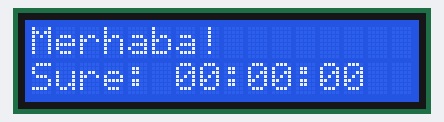
A sketch run on a simulated Arduino Uno, built with avr-gcc and run on an emulated ATmega328P. Shown: 16×2 character LCD.

Above: at 0.1 s.
At 4.1 s:
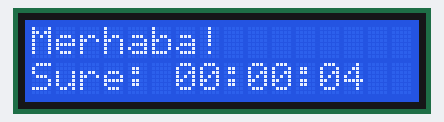
At 9.1 s:
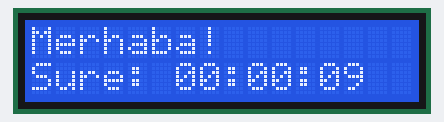
At 19.1 s:
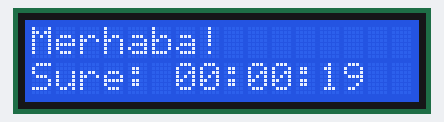
At 29.1 s:
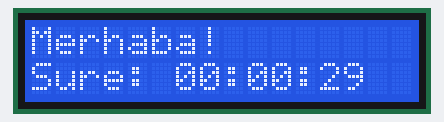
At 39.1 s:
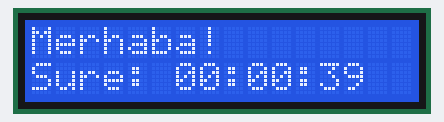

Measured:
- what the display in image 1 shows lasts 1.0 s, from 4.0 s to 5.0 s

The sketch:

LiquidCrystal_I2C_16x2_Saat.ino
```cpp
#include <Wire.h>
#include <LiquidCrystal_I2C.h>

// Scanner sonucunda buldugun adresi buraya yaz (en yaygin: 0x27 veya 0x3F)
LiquidCrystal_I2C lcd(0x27, 16, 2);

void printTwoDigits(int value) {
  if (value < 10) {
    lcd.print("0");
  }
  lcd.print(value);
}

void setup() {
  Wire.begin();

  lcd.init();          // LCD baslat
  lcd.backlight();     // Arka isik ac

  lcd.setCursor(0, 0);
  lcd.print("Merhaba!");

  lcd.setCursor(0, 1);
  lcd.print("Sure: 00:00:00");
}

void loop() {
  static unsigned long last = 0;
  static unsigned long totalSeconds = 0;

  if (millis() - last >= 1000) {
    last = millis();
    totalSeconds++;

    unsigned long hours = totalSeconds / 3600;
    unsigned long minutes = (totalSeconds % 3600) / 60;
    unsigned long seconds = totalSeconds % 60;

    lcd.setCursor(6, 1); // "Sure: " yazisindan sonra basla

    printTwoDigits(hours);
    lcd.print(":");
    printTwoDigits(minutes);
    lcd.print(":");
    printTwoDigits(seconds);
  }
}
```
